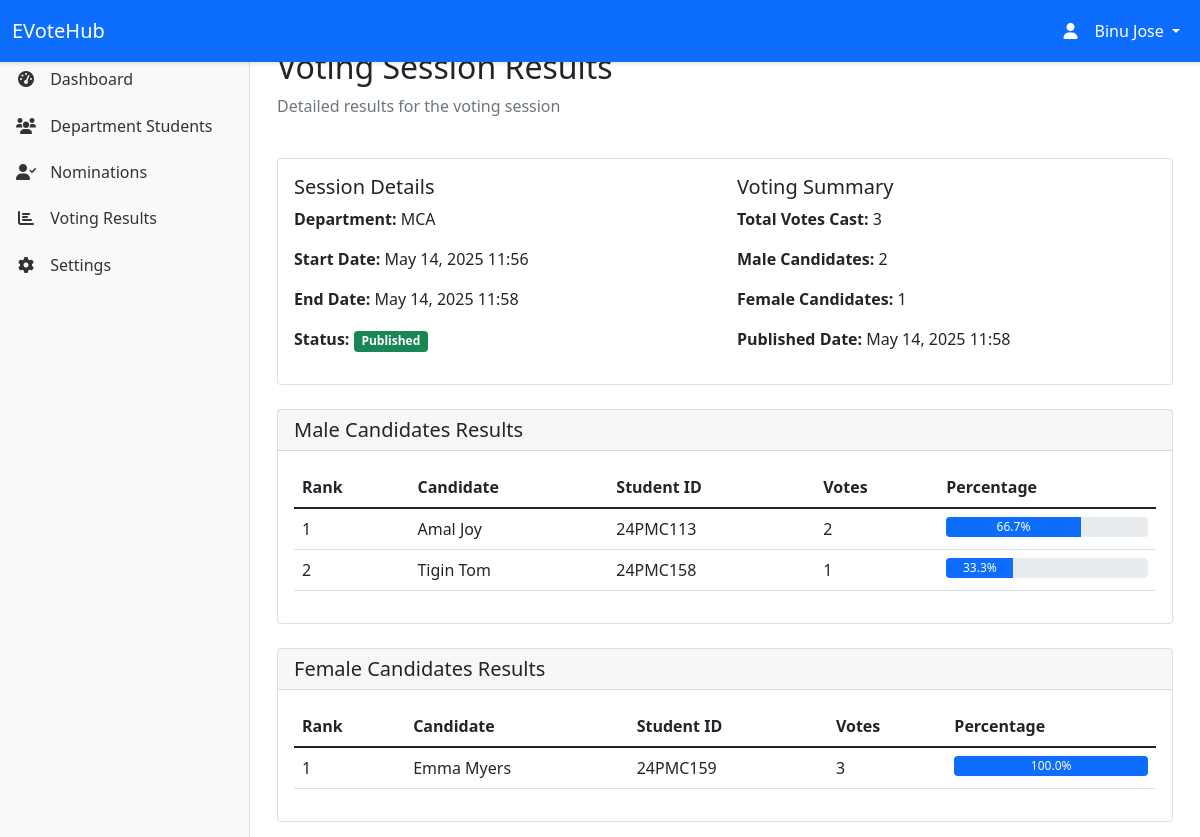
/hod/voting/results/9/ (signed in), run on the app's committed database.
### myapp/models.py (models this page shows, shortened)
class VotingSession(models.Model):
    STATUS_CHOICES = [
        ('scheduled', 'Scheduled'),
        ('active', 'Active'),
        ('completed', 'Completed'),
        ('verified', 'Verified'),
        ('published', 'Published'),
        ('cancelled', 'Cancelled')
    ]
    department = models.ForeignKey(Department, on_delete=models.CASCADE)
    start_date = models.DateTimeField()
    end_date = models.DateTimeField()
    status = models.CharField(max_length=20, choices=STATUS_CHOICES, default='scheduled')
    created_by = models.ForeignKey(Officer, on_delete=models.SET_NULL, null=True)
    created_at = models.DateTimeField(auto_now_add=True)
    updated_at = models.DateTimeField(auto_now=True)
    election_cycle = models.ForeignKey('self', on_delete=models.SET_NULL, null=True, blank=True, related_name='sessions')

class Department(models.Model):
    name = models.CharField(max_length=100)
    code = models.CharField(max_length=10, unique=True)
    created_at = models.DateTimeField(default=timezone.now)
    updated_at = models.DateTimeField(auto_now=True)

class Candidate(models.Model):
    nomination = models.OneToOneField(ClassLeaderNomination, on_delete=models.CASCADE)
    voting_session = models.ForeignKey(VotingSession, on_delete=models.CASCADE)
    gender = models.CharField(max_length=10, choices=[('male', 'Male'), ('female', 'Female')])
    vote_count = models.IntegerField(default=0)

class ClassLeaderNomination(models.Model):
    student = models.ForeignKey(Student, on_delete=models.CASCADE)
    department = models.ForeignKey(Department, on_delete=models.CASCADE)
    nomination_text = models.TextField()
    marks = models.DecimalField(max_digits=4, decimal_places=2, default=0.00, help_text="CGPA on a scale of 10")
    achievements = models.TextField(blank=True, null=True)
    election_cycle = models.ForeignKey('VotingSession', on_delete=models.SET_NULL, null=True, blank=True, related_name='nominations', default=None)
    status = models.CharField(max_length=20, choices=[
        ('pending', 'Pending'),
        ('approved', 'Approved'),
        ('rejected', 'Rejected'),
        ('finalized', 'Finalized')
    ], default='pending')
    created_at = models.DateTimeField(auto_now_add=True)
    updated_at = models.DateTimeField(auto_now=True)
    reviewed_by = models.ForeignKey(HOD, on_delete=models.SET_NULL, null=True, blank=True)
    reviewed_at = models.DateTimeField(null=True, blank=True)
    feedback = models.TextField(blank=True, null=True)
    finalized_by = models.ForeignKey(Officer, on_delete=models.SET_NULL, null=True, blank=True)
    finalized_at = models.DateTimeField(null=True, blank=True)
    finalization_notes = models.TextField(blank=True, null=True)
    class Meta:
        ordering = ['-created_at']

class Student(models.Model):
    GENDER_CHOICES = [
        ('M', 'Male'),
        ('F', 'Female')
    ]
    user = models.OneToOneField(User, on_delete=models.CASCADE)
    student_id = models.CharField(max_length=20, unique=True)
    department = models.ForeignKey(Department, on_delete=models.CASCADE)
    gender = models.CharField(max_length=1, choices=GENDER_CHOICES, default='M')
    profile_picture = models.ImageField(upload_to='static/images/profiles/', null=True, blank=True)
    created_at = models.DateTimeField(auto_now_add=True)
    updated_at = models.DateTimeField(auto_now=True)

### myapp/views.py (the view)
# urls.py: path('hod/voting/results/<int:session_id>/', views.hod_view_session_results, name='hod_view_session_results'),
@login_required
def hod_view_session_results(request, session_id):
    try:
        hod = request.user.hod
    except HOD.DoesNotExist:
        messages.error(request, 'Access denied. You are not authorized as a Head of Department.')
        return redirect('home')
    try:
        session = VotingSession.objects.get(
            id=session_id,
            department=hod.department,
            status='published'
        )
    except VotingSession.DoesNotExist:
        messages.error(request, 'Session not found or not published.')
        return redirect('hod_voting_results')
    candidates = Candidate.objects.filter(
        voting_session=session
    ).select_related(
        'nomination__student__user'
    )
    total_votes = Vote.objects.filter(voting_session=session).count()
    for candidate in candidates:
        vote_count = Vote.objects.filter(
            Q(voting_session=session) &
            (Q(male_candidate=candidate) | Q(female_candidate=candidate))
        ).count()
        candidate.vote_count = vote_count
        if total_votes > 0:
            candidate.percentage = (vote_count / total_votes) * 100
        else:
            candidate.percentage = 0
    candidates = sorted(candidates, key=lambda x: x.vote_count, reverse=True)
    male_candidates = [c for c in candidates if c.gender == 'male']
    female_candidates = [c for c in candidates if c.gender == 'female']
    context = {
        'session': session,
        'total_votes': total_votes,
        'male_candidates': male_candidates,
        'female_candidates': female_candidates
    }
    return render(request, 'hod/session_results.html', context)

### templates/hod/session_results.html (shortened to what this page needs)
{% extends 'hod/base_hod.html' %}
{% block content %}
<div class="container-fluid">
    <div class="row mb-4">
        <div class="col-12">
            <h2>Voting Session Results</h2>
            <p class="text-muted">Detailed results for the voting session</p>
        </div>
    </div>
    <div class="card mb-4">
        <div class="card-body">
            <div class="row">
                <div class="col-md-6">
                    <h5>Session Details</h5>
                    <p><strong>Department:</strong> {{ session.department.name }}</p>
                    <p><strong>Start Date:</strong> {{ session.start_date|date:"M d, Y H:i" }}</p>
                    <p><strong>End Date:</strong> {{ session.end_date|date:"M d, Y H:i" }}</p>
                    <p><strong>Status:</strong> <span class="badge bg-success">{{ session.get_status_display }}</span></p>
                </div>
                <div class="col-md-6">
                    <h5>Voting Summary</h5>
                    <p><strong>Total Votes Cast:</strong> {{ total_votes }}</p>
                    <p><strong>Male Candidates:</strong> {{ male_candidates|length }}</p>
                    <p><strong>Female Candidates:</strong> {{ female_candidates|length }}</p>
                    <p><strong>Published Date:</strong> {{ session.updated_at|date:"M d, Y H:i" }}</p>
                </div>
            </div>
        </div>
    </div>
    <div class="card mb-4">
        <div class="card-header">
            <h5 class="card-title mb-0">Male Candidates Results</h5>
        </div>
        <div class="card-body">
            {% if male_candidates %}
            <div class="table-responsive">
                <table class="table table-hover">
                    <thead>
                        <tr>
                            <th>Rank</th>
                            <th>Candidate</th>
                            <th>Student ID</th>
                            <th>Votes</th>
                            <th>Percentage</th>
                        </tr>
                    </thead>
                    <tbody>
                        {% for candidate in male_candidates %}
                        <tr>
                            <td>{{ forloop.counter }}</td>
                            <td>{{ candidate.nomination.student.user.get_full_name }}</td>
                            <td>{{ candidate.nomination.student.student_id }}</td>
                            <td>{{ candidate.vote_count }}</td>
                            <td>
                                <div class="progress">
                                    <div class="progress-bar" role="progressbar"
                                         style="width: {{ candidate.percentage }}%"
                                         aria-valuenow="{{ candidate.percentage }}"
                                         aria-valuemin="0"
                                         aria-valuemax="100">
                                        {{ candidate.percentage|floatformat:1 }}%
                                    </div>
                                </div>
                            </td>
                        </tr>
                        {% endfor %}
                    </tbody>
                </table>
            </div>
            {% else %}
            <p class="text-muted mb-0">No male candidates found.</p>
            {% endif %}
        </div>
    </div>
    <div class="card">
        <div class="card-header">
            <h5 class="card-title mb-0">Female Candidates Results</h5>
        </div>
        <div class="card-body">
            {% if female_candidates %}
            <div class="table-responsive">
                <table class="table table-hover">
                    <thead>
                        <tr>
                            <th>Rank</th>
                            <th>Candidate</th>
                            <th>Student ID</th>
                            <th>Votes</th>
                            <th>Percentage</th>
                        </tr>
                    </thead>
                    <tbody>
                        {% for candidate in female_candidates %}
                        <tr>
                            <td>{{ forloop.counter }}</td>
                            <td>{{ candidate.nomination.student.user.get_full_name }}</td>
                            <td>{{ candidate.nomination.student.student_id }}</td>
                            <td>{{ candidate.vote_count }}</td>
                            <td>
                                <div class="progress">
                                    <div class="progress-bar" role="progressbar"
                                         style="width: {{ candidate.percentage }}%"
                                         aria-valuenow="{{ candidate.percentage }}"
                                         aria-valuemin="0"
                                         aria-valuemax="100">
                                        {{ candidate.percentage|floatformat:1 }}%
                                    </div>
                                </div>
                            </td>
                        </tr>
                        {% endfor %}
                    </tbody>
                </table>
            </div>
            {% else %}
            <p class="text-muted mb-0">No female candidates found.</p>
            {% endif %}
        </div>
    </div>
</div>
{% endblock %}

### templates/hod/base_hod.html (shortened to what this page needs)
<!DOCTYPE html>
<html lang="en">
<head>
    <link href="https://cdn.jsdelivr.net/npm/bootstrap@5.1.3/dist/css/bootstrap.min.css" rel="stylesheet">
    <link href="https://cdnjs.cloudflare.com/ajax/libs/font-awesome/6.0.0/css/all.min.css" rel="stylesheet">
</head>
<body>
    <nav class="navbar navbar-expand-lg navbar-dark bg-primary fixed-top">
        <div class="container-fluid">
            <a class="navbar-brand" href="{% url 'hod_home' %}">EVoteHub</a>
            <div class="collapse navbar-collapse" id="navbarNav">
                <ul class="navbar-nav ms-auto">
                    <li class="nav-item dropdown">
                        <a class="nav-link dropdown-toggle text-white" href="#" id="navbarDropdown" role="button" data-bs-toggle="dropdown">
                            <i class="fas fa-user"></i> {{ request.user.get_full_name }}
                        </a>
                    </li>
                </ul>
            </div>
        </div>
    </nav>
    <nav class="sidebar">
        <div class="sidebar-sticky">
            <ul class="nav flex-column">
                <li class="nav-item">
                    <a class="nav-link {% if request.resolver_match.url_name == 'hod_home' %}active{% endif %}" href="{% url 'hod_home' %}">
                        <i class="fas fa-tachometer-alt"></i>
                        <span>Dashboard</span>
                    </a>
                </li>
                <li class="nav-item">
                    <a class="nav-link {% if request.resolver_match.url_name == 'hod_department_students' %}active{% endif %}" href="{% url 'hod_department_students' %}">
                        <i class="fas fa-users"></i>
                        <span>Department Students</span>
                    </a>
                </li>
                <li class="nav-item">
                    <a class="nav-link {% if request.resolver_match.url_name == 'hod_nominations' %}active{% endif %}" href="{% url 'hod_nominations' %}">
                        <i class="fas fa-user-check"></i>
                        <span>Nominations</span>
                    </a>
                </li>
                <li class="nav-item">
                    <a class="nav-link {% if request.resolver_match.url_name == 'hod_voting_results' %}active{% endif %}" href="{% url 'hod_voting_results' %}">
                        <i class="fas fa-chart-bar"></i>
                        <span>Voting Results</span>
                    </a>
                </li>
                <li class="nav-item">
                    <a class="nav-link" href="#">
                        <i class="fas fa-cog"></i>
                        <span>Settings</span>
                    </a>
                </li>
            </ul>
        </div>
    </nav>
    <main class="main-content">
        {% block content %}
        {% endblock %}
    </main>
</body>
</html>

### templates/hod/base_hod.html (style rules this page uses)
.sidebar { position: fixed; top: 0; bottom: 0; left: 0; z-index: 100; padding: 48px 0 0; box-shadow: inset -1px 0 0 rgba(0, 0, 0, .1); background-color: #f8f9fa; width: 250px; }
.sidebar-sticky { position: relative; top: 0; height: calc(100vh - 48px); padding-top: .5rem; overflow-x: hidden; overflow-y: auto; }
.navbar { box-shadow: 0 2px 4px rgba(0,0,0,.1); }
.main-content { margin-left: 250px; padding: 48px 15px 15px; }
.nav-link { color: #333; padding: 0.5rem 1rem; margin: 0.2rem 0; }
.nav-link i { width: 20px; text-align: center; margin-right: 10px; }

### templates/hod/session_results.html (style rules this page uses)
.progress { height: 20px; background-color: #e9ecef; }
.progress-bar { background-color: #0d6efd; color: white; font-size: 12px; line-height: 20px; }

### data on the page
VotingSession: department.name "MCA", start_date "May 14, 2025 11:56", end_date "May 14, 2025 11:58", status "Published", updated_at "May 14, 2025 11:58"
Candidate: nomination.student.user.get_full_name "Amal Joy", nomination.student.student_id "24PMC113", vote_count "2", percentage "66.7"
Candidate: nomination.student.user.get_full_name "Tigin Tom", nomination.student.student_id "24PMC158", vote_count "1", percentage "33.3"
Candidate: nomination.student.user.get_full_name "Emma Myers", nomination.student.student_id "24PMC159", vote_count "3", percentage "100.0"

### other printed values
{{ request.user.get_full_name }} "Binu Jose"
{{ total_votes }} "3"
{{ male_candidates|length }} "2"
{{ female_candidates|length }} "1"
